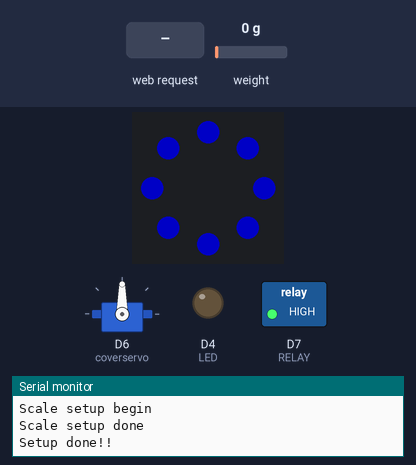
Recording of a sketch running on a simulated ESP8266 (NodeMCU). Shown: servo, 8 RGB LEDs in a ring, first at the top, clockwise, switched loads named in the sketch (green lamp = pin HIGH), output pins drawn as LEDs (lit = HIGH), the last lines printed to the serial monitor. The inputs (shaded band) are chosen by the test bench; at power-on: weight on the scale 0 g. Dim RGB values are drawn brighter than linear; WiFi joins after 1.5 s; servers stay silent unless stated; network time is answered at once with the bench clock; the local clock reads 2024-03-15 10:24:30 at power-on unless the sketch sets it.

Above: at 6.8 s.
6.9 s: weight on the scale set to 715 g
8.4 s: weight on the scale set to 819 g
At 10.6 s:
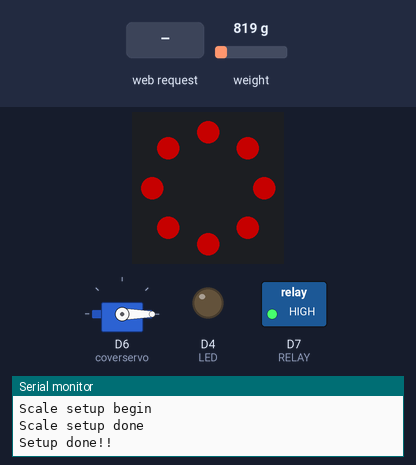
10.9 s: HTTP request GET /setLED?LEDstate=1 received
At 13.5 s:
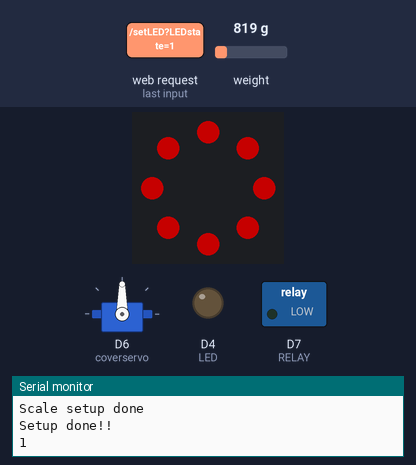
13.9 s: HTTP request GET /setLED?LEDstate=0 received
At 15.7 s:
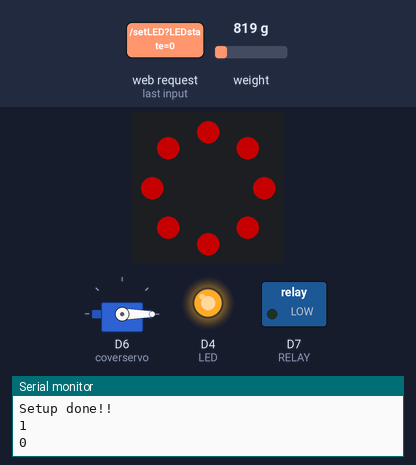
16.0 s: weight on the scale set to 100 g
At 17.2 s:
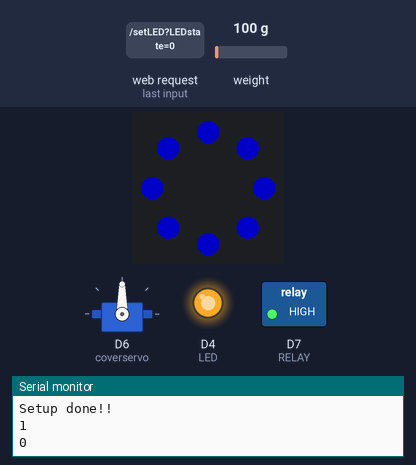
17.6 s: weight on the scale set to 2500 g
At 19.3 s:
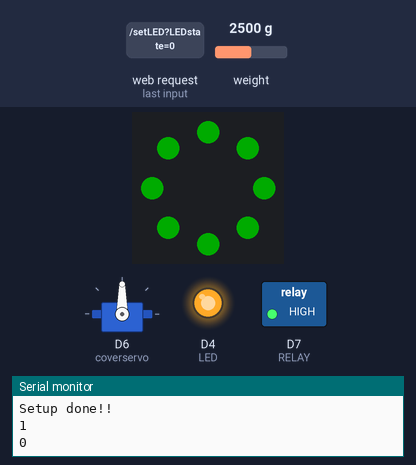
Timing chart, 0 to 21.6 s (numbered marks = the images above; inputs shaded):
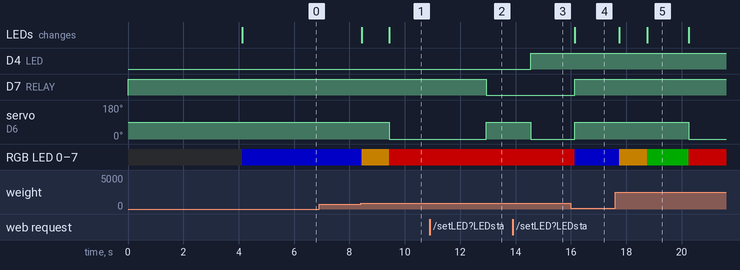

Measured:
- the behaviour switches between 750 and 751 g on weight on the scale (found by bisection; images 0 and 1)
- after the input at 6.9 s, every drawn part: stays the same
- after the input at 8.4 s, servo on D6 (coverservo): 90° → 0° after 1.0 s; RGB LED 0–7: RGB(0, 0, 96) → RGB(96, 62, 0) at once, → RGB(96, 0, 0) 1.0 s later; the LEDs: first change at once (image 1 shows a later state)
- after the input at 10.9 s, servo on D6 (coverservo): 0° → 90° after 2.0 s
- after the input at 13.9 s, D4 (LED): LOW → HIGH after 0.64 s; servo on D6 (coverservo): 90° → 0° after 0.64 s
- after the input at 16.0 s, D7 (RELAY): LOW → HIGH after 0.14 s; servo on D6 (coverservo): 0° → 90° after 0.15 s; RGB LED 0–7: RGB(96, 0, 0) → RGB(0, 0, 96) after 0.15 s; the LEDs: change after 0.15 s (image 4)
- after the input at 17.6 s, servo on D6 (coverservo): 90° → 0° after 2.6 s; RGB LED 0–7: RGB(0, 0, 96) → RGB(96, 62, 0) after 0.15 s, → RGB(0, 48, 0) 1.0 s later, → RGB(96, 0, 0) 1.5 s later; the LEDs: first change after 0.15 s (image 5 shows a later state)

The sketch:

tbp_v1.ino
```cpp
/*
  The Brita Project
  By: Ofer Zvik & Tal Ofer
*/
#include <ESP8266WiFi.h>
#include <WiFiClient.h>
#include <ESP8266WebServer.h>
#include <ESP8266mDNS.h>
#include <ESP8266HTTPUpdateServer.h>
#include "index.h" // HTML webpage contents with javascripts
#include <FastLED.h>
#include <Servo.h>
#include "HX711.h"
#include "secrets.h"
#include "NTPProcess.h"
#include "TSProcess.h"

const char* host = "brita-webupdate";
const char ssid[] = SECRET_SSID;   // your network SSID (name)
const char password[] = SECRET_PASS;   // your network password


ESP8266WebServer server(80); //Server on port 80
ESP8266HTTPUpdateServer httpUpdater;

Servo coverservo;  //lid cover servo
HX711 scale;


// servo
#define COVERSERVO_OPEN 0
#define COVERSERVO_CLOSE 90


// HX711 circuit wiring
#define LOADCELL_DOUT_PIN  D2
#define LOADCELL_SCK_PIN  D1
#define MIN_WEIGHT 750
#define FULL_WEIGHT 1600


// addressable
#define NUM_LEDS 8
#define DATA_PIN D5
// Define the array of leds
CRGB leds[NUM_LEDS];
#define BRIGHTNESS 96


#define SS_IDLE 0
#define SS_PITCHER_PLACED 1
#define SS_FILL_PITCHER 2
#define SS_FULL_PITCHER 3

#define LED 2  //On board LED

#define RELAY D7

float weight;
float calibration_factor = 0;
byte systemState;
unsigned long systemStateMillis;
String stateName = "";
// used to know how much water we added
int firstScaleResult = 0;

//===============================================================
// This routine is executed when you open its IP in browser
//===============================================================
void handleRoot() {
  String s = MAIN_page; //Read HTML contents
  server.send(200, "text/html", s); //Send web page
}

void handleDataRead() {
  String adcValue = String(weight, 2);
  server.send(200, "text/plane", stateName + "," + adcValue + "," + timeClient.getFormattedTime());
}


void handleLED() {
  String ledState = "OFF";
  String t_state = server.arg("LEDstate"); //Refer  xhttp.open("GET", "setLED?LEDstate="+led, true);
  Serial.println(t_state);
  if (t_state == "1")
  {
    digitalWrite(LED, LOW); //LED ON
    ledState = "ON"; //Feedback parameter
    moveServo(COVERSERVO_CLOSE);
  }
  else
  {
    digitalWrite(LED, HIGH); //LED OFF
    ledState = "OFF"; //Feedback parameter
    moveServo(COVERSERVO_OPEN);
  }

  server.send(200, "text/plane", ledState); //Send web page
}
//==============================================================
//                  SETUP
//==============================================================
void setup(void) {
  Serial.begin(115200);

  WiFi.begin(ssid, password);     //Connect to your WiFi router
  Serial.println("");

  //Onboard LED port Direction output
  pinMode(LED, OUTPUT);
  pinMode(RELAY, OUTPUT);
  digitalWrite(RELAY, HIGH);


  // Wait for connection
  while (WiFi.status() != WL_CONNECTED) {
    delay(500);
    Serial.print(".");
  }

  //If connection successful show IP address in serial monitor
  Serial.println("");
  Serial.print("Connected to ");
  Serial.println(ssid);
  Serial.print("IP address: ");
  Serial.println(WiFi.localIP());  //IP address assigned to your ESP

//  MDNS.begin(host);

  httpUpdater.setup(&server);

  server.on("/", handleRoot);      //Which routine to handle at root location. This is display page
  server.on("/setLED", handleLED);
  server.on("/readData", handleDataRead);
  server.begin();                  //Start server
  Serial.println("HTTP server started");

//  MDNS.addService("http", "tcp", 80);

  // seting up NTP
  NTPSetup();
  // things speak setup
  TSSetup();

  Serial.println("Scale setup begin");
  //HX-711 setup
  scale.begin(LOADCELL_DOUT_PIN, LOADCELL_SCK_PIN);
  scale.set_scale(190.f);
  scale.tare();
  Serial.println("Scale setup done");

  moveServo(COVERSERVO_CLOSE);

  FastLED.addLeds<NEOPIXEL, DATA_PIN>(leds, NUM_LEDS);
  FastLED.setBrightness(BRIGHTNESS);
  setSystemState(SS_IDLE);
  Serial.println("Setup done!!");
}
//==============================================================
//                     LOOP
//==============================================================

void loop(void) {

  // get weight
  weight = scale.get_units();

  // switch by stystem state
  switch (systemState) {
    case SS_IDLE:
      stateName = "No Pitcher";
      if (weight > MIN_WEIGHT)
        setSystemState(SS_PITCHER_PLACED);
      break;
    case SS_PITCHER_PLACED:
      stateName = "Pitcher Placed";
      if (systemStateMillis + 1000 < millis()) {
        if (weight > FULL_WEIGHT)
          setSystemState(SS_FULL_PITCHER);
        else if (weight < MIN_WEIGHT)
          setSystemState(SS_IDLE);
        else
          firstScaleResult = weight; //save the start point
        setSystemState(SS_FILL_PITCHER);
      }
      break;
    case SS_FILL_PITCHER:
      stateName = "Filling Pitcher";
      if (weight > FULL_WEIGHT) {
        digitalWrite(RELAY, HIGH);
        delay(5000); // wait for refill to finish water dripping :)
        setSystemState(SS_FULL_PITCHER);
        TSUpdate(stateName, weight - firstScaleResult);
      } else if (weight < MIN_WEIGHT) {
        digitalWrite(RELAY, HIGH);
        setSystemState(SS_IDLE);
      }
      break;
    case SS_FULL_PITCHER:
      stateName = "Full Pitcher";
      if (weight < MIN_WEIGHT)
        setSystemState(SS_IDLE);
      break;
  } //end switch

  //Handle client requests
  server.handleClient();
  // update NTP
  timeClient.update();

}

void setSystemState(byte newState) {
  switch (newState) {
    case SS_IDLE:
      setLedColor(CRGB::Blue);
      digitalWrite(RELAY, HIGH);
      moveServo(COVERSERVO_CLOSE);
      break;
    case SS_PITCHER_PLACED:
      setLedColor(CRGB::Orange);
      break;
    case SS_FILL_PITCHER:
      setLedColor(CRGB::Red);
      moveServo(COVERSERVO_OPEN);
      delay(2000);
      digitalWrite(RELAY, LOW);
      break;
    case SS_FULL_PITCHER:
      setLedColor(CRGB::Green);
      digitalWrite(RELAY, HIGH);
      moveServo(COVERSERVO_CLOSE);
      break;
  }

  systemState = newState;
  systemStateMillis = millis();
}

void setLedColor(CRGB color) {
  for (byte i = 0; i < NUM_LEDS; i++) {
    leds[i] = color;
  }
  FastLED.show();
}

void moveServo(byte value) {
  coverservo.attach(D6);  // attaches the servo on GIO2 to the servo object
  coverservo.write(value);
  delay(1500);
  coverservo.detach();
}
```

NTPProcess.h
```cpp
#include <NTPClient.h>
#include <WiFiUdp.h>
const long utcOffsetInSeconds = 7200;

WiFiUDP ntpUDP;
NTPClient timeClient(ntpUDP, "pool.ntp.org", utcOffsetInSeconds);

void NTPSetup() {
  timeClient.begin();
  delay(100);
  timeClient.update();
  Serial.print("the time is: ");
  Serial.println(timeClient.getFormattedTime());
}
```

TSProcess.h
```cpp
#include "ThingSpeak.h"
WiFiClient  client;

unsigned long myChannelNumber = SECRET_CH_ID;
const char * myWriteAPIKey = SECRET_WRITE_APIKEY;

// Initialize our values
int number1 = 0;
String myStatus = "";

void TSSetup() {
  ThingSpeak.begin(client);  // Initialize ThingSpeak
}

boolean TSUpdate(String systemState, int qty) {

  // set the fields with the values
  ThingSpeak.setField(1, qty);
  // ThingSpeak.setField(2, number2);
  // ThingSpeak.setField(3, number3);
  //  ThingSpeak.setField(4, number4);

  // set the status
  ThingSpeak.setStatus(systemState);

  // write to the ThingSpeak channel
  int x = ThingSpeak.writeFields(myChannelNumber, myWriteAPIKey);
  if (x == 200) {
    Serial.println("Channel update successful.");
    return true;
  }
  else {
    Serial.println("Problem updating channel. HTTP error code " + String(x));
    return false;
  } //end if


}
```

index.h
```cpp
const char MAIN_page[] PROGMEM = R"=====(
<html>
<body >

<div id="wrap" style="display: inline-block; text-align:left;">

  <h1>The Brita IoT project</h1>

  <div style="float:left;">

    SYSTEM TIME:  <span id="SysTime">NA</span>
    <br>
    SCALE VALUE : <span id="ADCValue">0</span>
    <br>
    SYSTEM STATE  : <span id="SYSState">NA</span>
    <br>
    LED State is : <span id="LEDState">NA</span>
    <br><br>

    <button type="button" onclick="sendData(1)">CLOSE LID</button>
    <button type="button" onclick="sendData(0)">OPEN LID</button><BR>

    <Br><BR>
    <button onclick="window.location.href='/update'">Update Firmware</button>

  </div>
  <div style="float:left; padding-left: 15px;">
    <iframe width="450" height="260" style="border: 1px solid #cccccc;" src="https://thingspeak.com/channels/853293/widgets/97382"></iframe>
    <iframe width="450" height="260" style="border: 1px solid #cccccc;" src="https://thingspeak.com/channels/853293/charts/1?bgcolor=%23ffffff&color=%23d62020&dynamic=true&results=60&title=Water+Refill&type=line&yaxis=Water+in+ML"></iframe>
  </div>


</div>
<script>
function sendData(led) {
  var xhttp = new XMLHttpRequest();
  xhttp.onreadystatechange = function() {
    if (this.readyState == 4 && this.status == 200) {
      document.getElementById("LEDState").innerHTML =
      this.responseText;
    }
  };
  xhttp.open("GET", "setLED?LEDstate="+led, true);
  xhttp.send();
}

setInterval(function() {
  // Call a function repetatively with 2 Second interval
  getData();
}, 500); //2000mSeconds update rate

function getData() {
  var xhttp = new XMLHttpRequest();
  xhttp.onreadystatechange = function() {
    if (this.readyState == 4 && this.status == 200) {
      resArray = this.responseText.split(",");
      document.getElementById("SysTime").innerHTML =resArray[2];
      document.getElementById("ADCValue").innerHTML =resArray[1];
      document.getElementById("SYSState").innerHTML =resArray[0];

    }
  };
  xhttp.open("GET", "readData", true);
  xhttp.send();
}

</script>


</body>
</html>
)=====";
```

secrets.h
```cpp
// Use this file to store all of the private credentials
// and connection details

#define SECRET_SSID "******"    // replace MySSID with your WiFi network name
#define SECRET_PASS "******"  // replace MyPassword with your WiFi password

#define SECRET_CH_ID 000000     // replace 0000000 with your channel number
#define SECRET_WRITE_APIKEY "XYZ"   // replace XYZ with your channel write API Key
```
